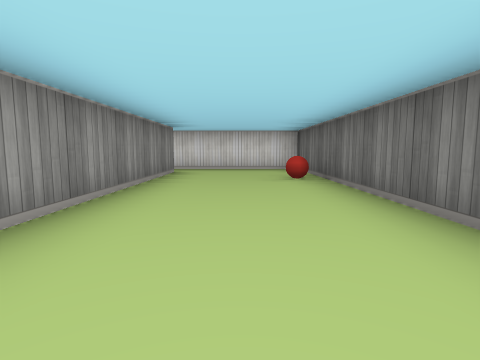
view 1 (above)

24 first-person views from a walk through a cub3D level. The camera is about half as high as the walls, tilts 6° down and sees 80° across. The floor is counted in squares. Each view is taken from the middle of a square. On the plan, view 1 faces up. The plan holds only what a view shows up to about 9 squares ahead; the rest is blank.

view 2
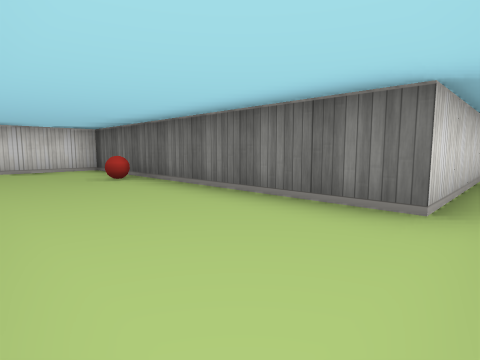

view 3
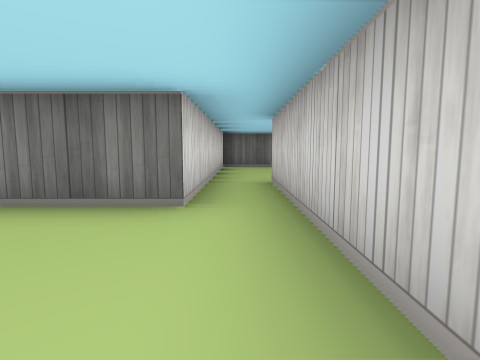

view 4
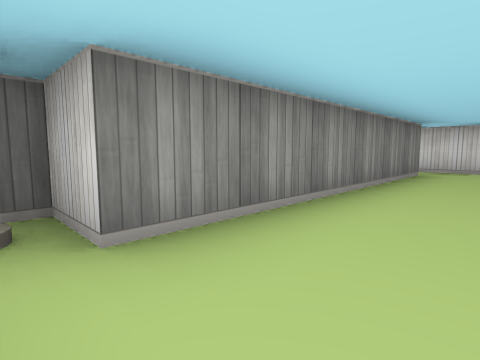

view 5
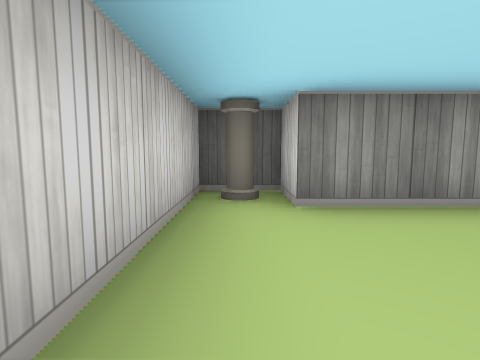

view 6
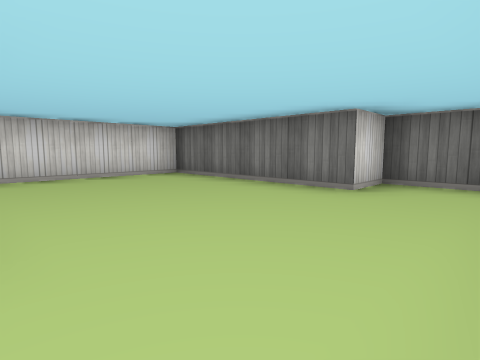

view 7
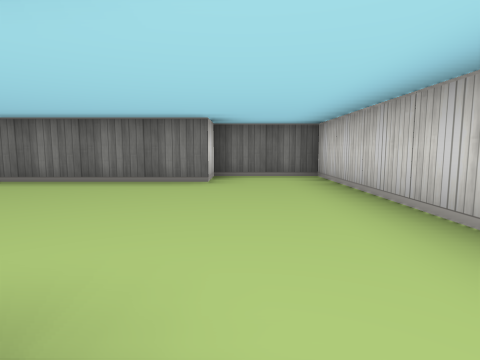

view 8
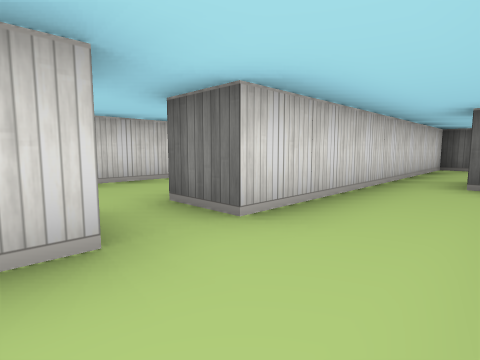

view 9
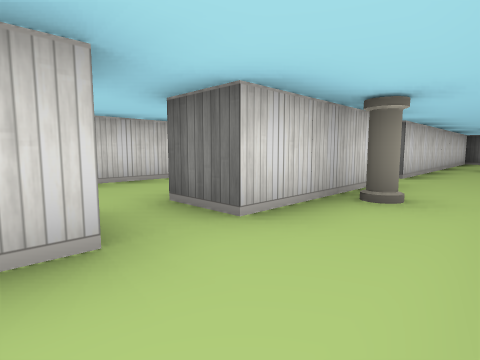

view 10
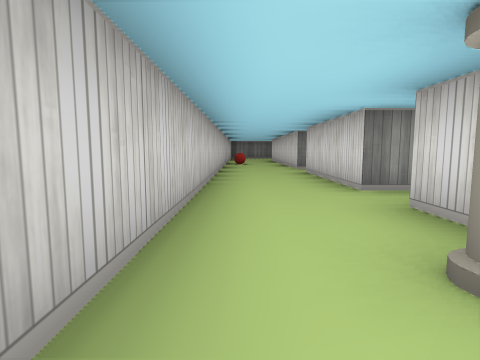

view 11
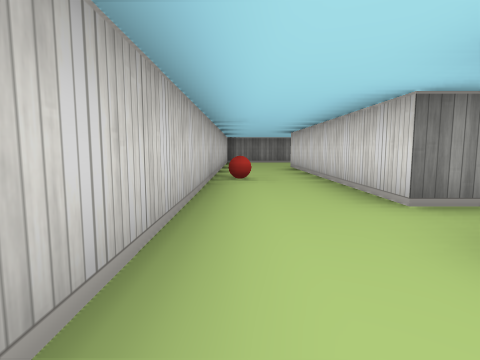

view 12
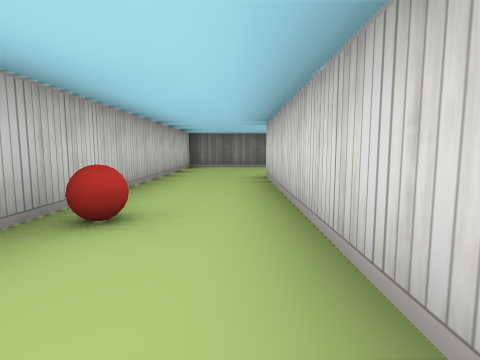

view 13
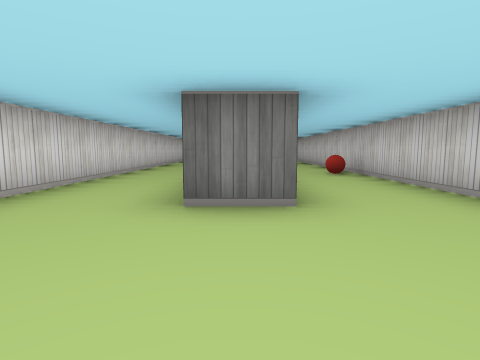

view 14
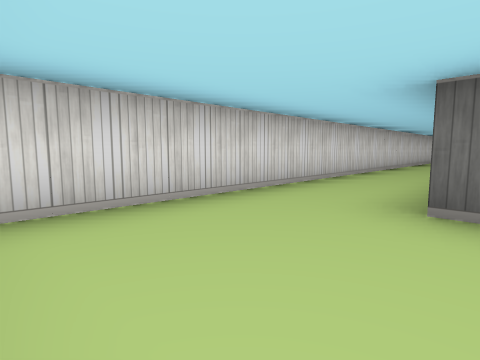

view 15
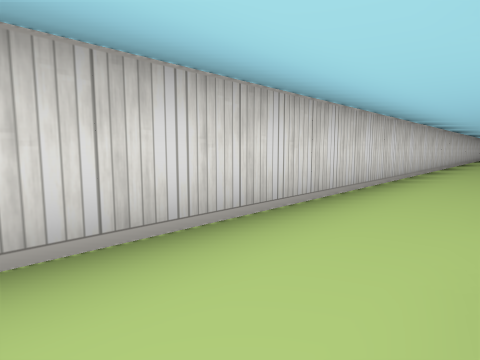

view 16
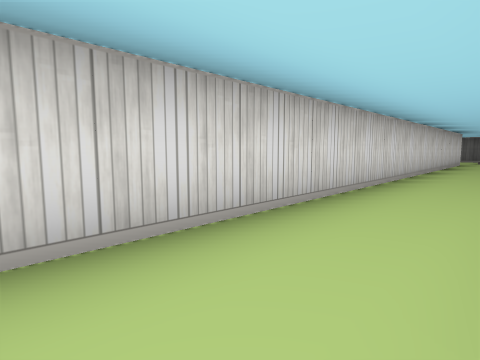

view 17
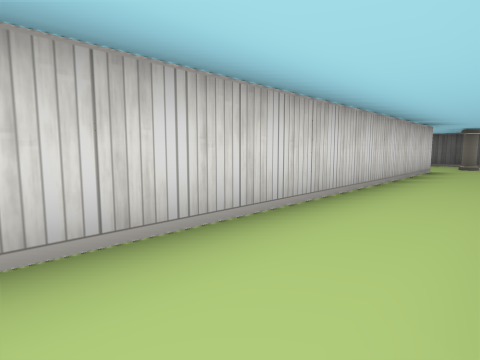

view 18
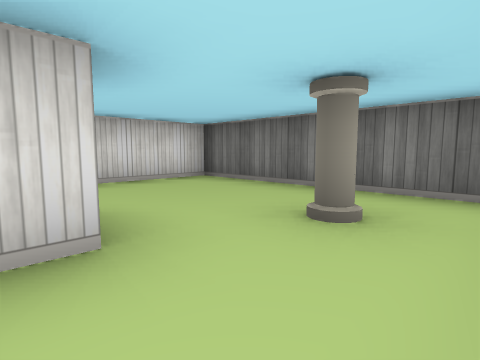

view 19
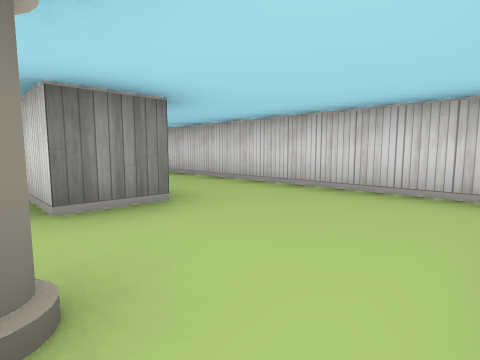

view 20
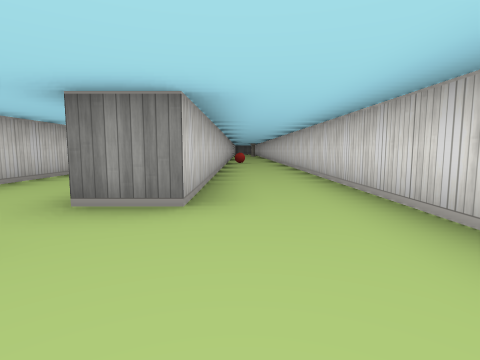

view 21
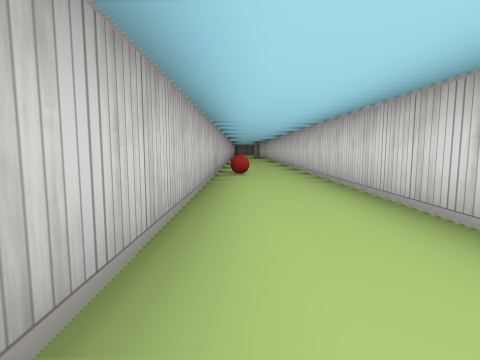

view 22
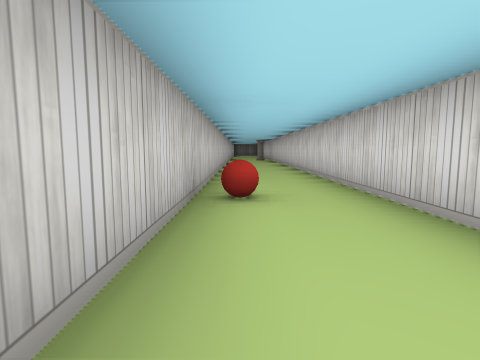

view 23
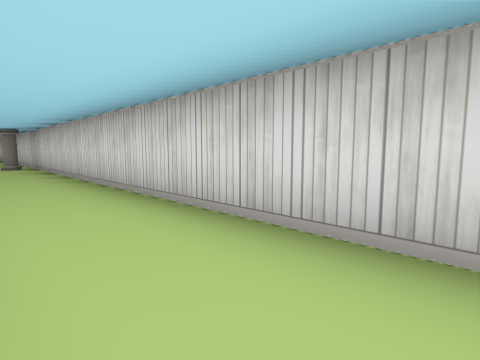

view 24
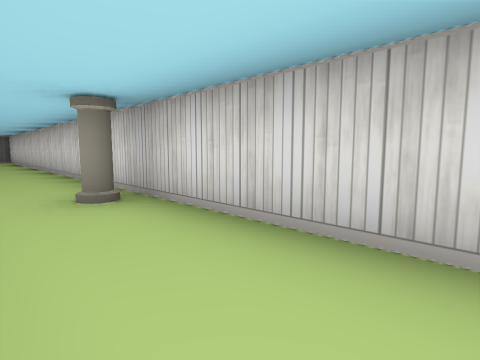

### Floor plan
Key: @ floor where view 1 was taken; # wall or solid block; . floor; B ball; P pillar.
Columns run from 26 left of view 1 to 9 right of it. Each row starts with its distance up from view 1.
 14 ################################
 13 ........P......................#
 12       .............B...........#
 11    #########################...#
 10    ..........................P.#
  9    ............................#
  8   #...######.###.###.########
  7   #...............P.........#
  6   #......B..............#...#
  5   #################     #..B#
  4                         #...#
  3                         #...#
  2                         #...#
  1                        ##...#######
  0                        #P.@.......#
 -1                        #######....#
 -2                               ....#
 -3                               ....##
 -4                              ......#
 -5                               .....#
 -6                                #####

Where each view was taken, in squares from view 1:
view 1: 0 up, 0 right, facing up
view 2: 0 up, 1 left, facing up-right
view 3: 0 up, 1 left, facing right
view 4: 0 up, 0 right, facing up-left
view 5: 0 up, 1 right, facing left
view 6: 5 down, 4 right, facing up-right
view 7: 4 down, 3 right, facing right
view 8: 6 up, 7 left, facing up-right
view 9: 6 up, 11 left, facing up-right
view 10: 6 up, 7 left, facing left
view 11: 6 up, 12 left, facing left
view 12: 7 up, 15 left, facing left
view 13: 8 up, 23 left, facing right
view 14: 8 up, 23 left, facing up-right
view 15: 9 up, 16 left, facing up-right
view 16: 9 up, 10 left, facing up-right
view 17: 9 up, 6 left, facing up-right
view 18: 9 up, 1 right, facing up-right
view 19: 10 up, 4 right, facing up-left
view 20: 12 up, 4 right, facing left
view 21: 12 up, 1 left, facing left
view 22: 12 up, 4 left, facing left
view 23: 12 up, 9 left, facing up-left
view 24: 12 up, 15 left, facing up-left
